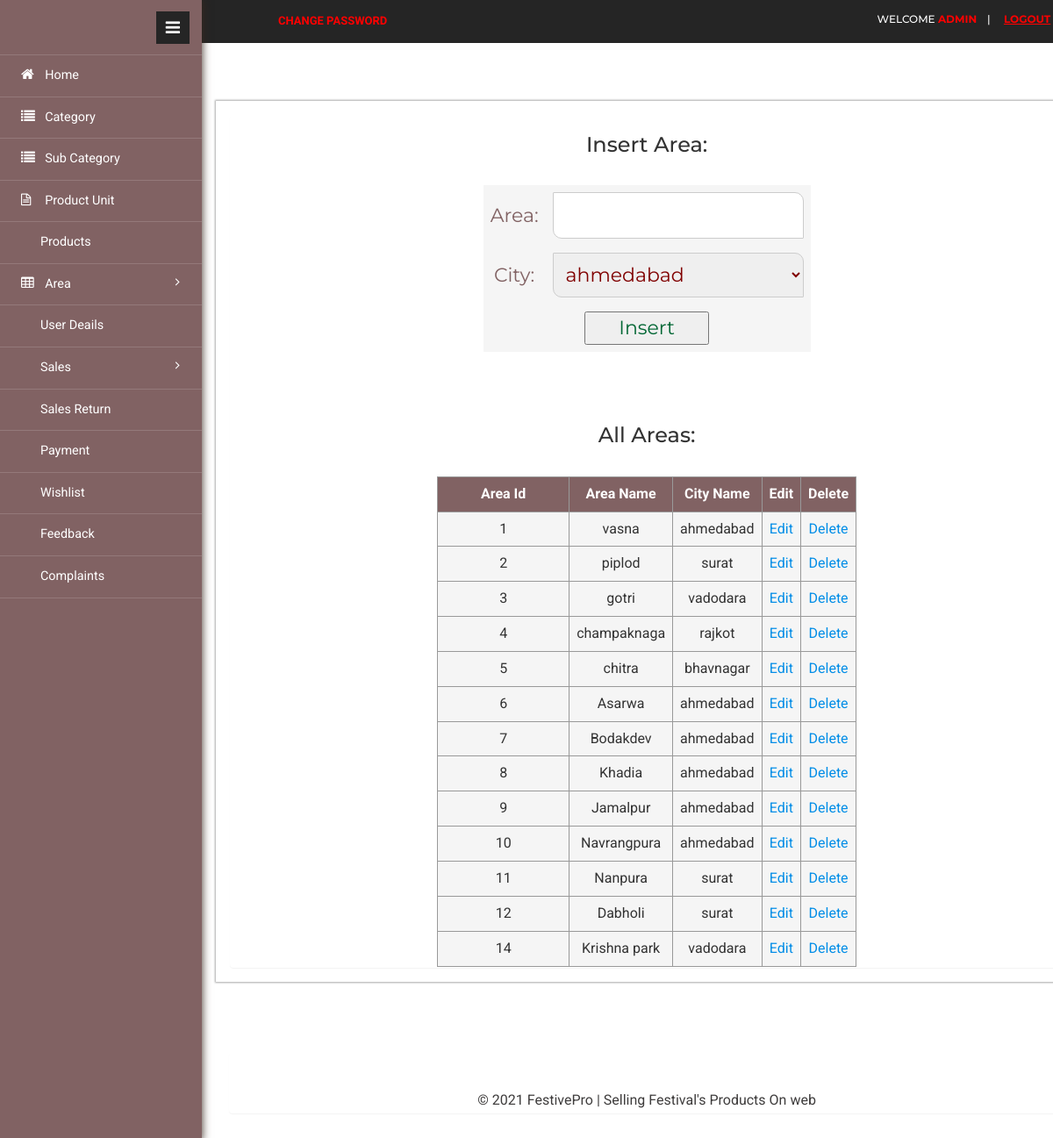
The app's page /admin/area.php (signed in) with its own data.
### tables this page shows
CREATE TABLE `area` (
  `area_id` int(7) NOT NULL,
  `area_name` varchar(15) NOT NULL,
  `city_id` int(7) NOT NULL
);

CREATE TABLE `city` (
  `city_id` int(7) NOT NULL,
  `city_name` varchar(10) NOT NULL
);

### admin/area.php (the view, shortened to what this page needs)
<?php
	include 'include/connection.php';
	$db=mysqli_query($con,"select * from city");
?>
			<?php
				include_once 'include/header.php';
			?>
			<div class="content">
					<div class="monthly-grid">
						<div class="panel panel-widget">
<center><h3 style="color:#333333">Insert Area:</h3></center><br>
							<div class="panel-title">
<form action="area_add" method="post">
<table align="center">
	<tr>
		<td>Area: </td>
		<td><input type="text" name="r1" pattern="[A-Za-z ]{2,20}" autofocus required="" /></td>
	</tr>
	<tr>
		<td>City: </td>
		<td><select name="r2" placeholder="select City" required="">
		<?php
			while($row=mysqli_fetch_array($db))
			{
		?>
				<option value='<?php echo $row["city_id"]; ?>'><?php echo $row["city_name"];?></option>
			<?php
			}
		?>
	</select></td>
	</tr>
	<tr>
		<td colspan="2"><input type="submit" name="submit" value="Insert" /></td>
	</tr>
</table>
</form>
<br><br>
							</div>
<center><h3 style="color:#333333;"> All Areas: </h3> </center><br />
<?php
$db=mysqli_query($con,"select *from area a,city c where a.city_id=c.city_id order by area_id");
  ?>
<table border="1" align="center">
  <tr>
    <th>Area Id</th>
    <th>Area Name</th>
	<th>City Name</th>
	<th>Edit</th>
	<th>Delete</th>
  </tr>
  <?php
  while($row=mysqli_fetch_array($db))
  {
  ?>
  <tr>
    <td><?php echo $row["area_id"];?></td>
		<td><?php echo $row["area_name"];?></td>
		<td><?php echo $row["city_name"];?></td>
		<td><a onclick='javascript:confirmationUpdate($(this));return false;'
			href='area_edit.php?x=<?php echo $row["area_id"];?>'>Edit</a></td>
		<td><a onclick='javascript:confirmationDelete($(this));return false;'
			href='area_delete.php?x=<?php echo $row["area_id"];?>'>Delete</a></td>
  </tr>
  <?php
  }
   ?>
</table>
						</div>
					</div>
					<div class="content-top">
				<div class="area">
			<?php
				include_once 'include/footer.php';
			?>
			</div>
		</div>
</div>
			<?php
				include_once 'include/slidebar.php';
			?>

### admin/include/table.css (style rules this page uses)
* { box-sizing: border-box; }
input[type=file], input[type=text], input[type=number], input[type=password], input[type=email], select, textarea { width: 100%; padding: 10px; border: 1px solid #ccc; border-radius: 1px 10px; box-sizing: border-box; resize: vertical; caret-color: #816263; color:maroon; white-space:initial; }
input[type=submit] { color:#006633; width:40%; }
table { border-collapse: collapse; width:auto; border:thin; border-color:#999999; }
th, td { background-color:#F5F5F5; padding: 8px; text-align:center; overflow:hidden; }
th { background-color: #816263; color: white; }
body { font-family: 'Roboto', sans-serif; }

### records on screen
area: area_id "1", area_name "vasna", city.city_name "ahmedabad"
area: area_id "2", area_name "piplod", city.city_name "surat"
area: area_id "3", area_name "gotri", city.city_name "vadodara"
area: area_id "4", area_name "champaknaga", city.city_name "rajkot"
area: area_id "5", area_name "chitra", city.city_name "bhavnagar"
area: area_id "6", area_name "Asarwa", city.city_name "ahmedabad"
area: area_id "7", area_name "Bodakdev", city.city_name "ahmedabad"
area: area_id "8", area_name "Khadia", city.city_name "ahmedabad"
area: area_id "9", area_name "Jamalpur", city.city_name "ahmedabad"
area: area_id "10", area_name "Navrangpura", city.city_name "ahmedabad"
area: area_id "11", area_name "Nanpura", city.city_name "surat"
area: area_id "12", area_name "Dabholi", city.city_name "surat"
area: area_id "14", area_name "Krishna park", city.city_name "vadodara"

### other values on screen
$_SESSION['client']['r1'] "ADMIN"
form field r2 "ahmedabad"
